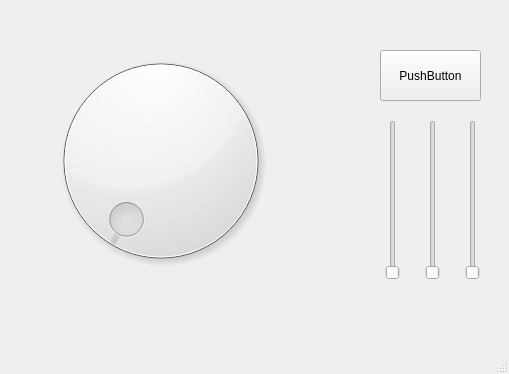
<?xml version="1.0" encoding="UTF-8"?>
<ui version="4.0">
 <class>MainWindow</class>
 <widget class="QMainWindow" name="MainWindow">
  <property name="geometry">
   <rect>
    <x>0</x>
    <y>0</y>
    <width>509</width>
    <height>374</height>
   </rect>
  </property>
  <property name="windowTitle">
   <string>MainWindow</string>
  </property>
  <widget class="QWidget" name="centralwidget">
   <widget class="QDial" name="dial">
    <property name="geometry">
     <rect>
      <x>40</x>
      <y>30</y>
      <width>241</width>
      <height>261</height>
     </rect>
    </property>
    <property name="maximum">
     <number>63</number>
    </property>
    <property name="pageStep">
     <number>1</number>
    </property>
   </widget>
   <widget class="QPushButton" name="pushButton">
    <property name="geometry">
     <rect>
      <x>380</x>
      <y>50</y>
      <width>101</width>
      <height>51</height>
     </rect>
    </property>
    <property name="text">
     <string>PushButton</string>
    </property>
   </widget>
   <widget class="QSlider" name="verticalSlider">
    <property name="geometry">
     <rect>
      <x>380</x>
      <y>120</y>
      <width>26</width>
      <height>160</height>
     </rect>
    </property>
    <property name="orientation">
     <enum>Qt::Vertical</enum>
    </property>
   </widget>
   <widget class="QSlider" name="verticalSlider_2">
    <property name="geometry">
     <rect>
      <x>420</x>
      <y>120</y>
      <width>26</width>
      <height>160</height>
     </rect>
    </property>
    <property name="orientation">
     <enum>Qt::Vertical</enum>
    </property>
   </widget>
   <widget class="QSlider" name="verticalSlider_3">
    <property name="geometry">
     <rect>
      <x>460</x>
      <y>120</y>
      <width>26</width>
      <height>160</height>
     </rect>
    </property>
    <property name="orientation">
     <enum>Qt::Vertical</enum>
    </property>
   </widget>
  </widget>
  <widget class="QMenuBar" name="menubar">
   <property name="geometry">
    <rect>
     <x>0</x>
     <y>0</y>
     <width>509</width>
     <height>28</height>
    </rect>
   </property>
  </widget>
  <widget class="QStatusBar" name="statusbar"/>
 </widget>
 <resources/>
 <connections>
  <connection>
   <sender>dial</sender>
   <signal>valueChanged(int)</signal>
   <receiver>MainWindow</receiver>
   <slot>change(int)</slot>
   <hints>
    <hint type="sourcelabel">
     <x>168</x>
     <y>156</y>
    </hint>
    <hint type="destinationlabel">
     <x>304</x>
     <y>71</y>
    </hint>
   </hints>
  </connection>
  <connection>
   <sender>pushButton</sender>
   <signal>clicked()</signal>
   <receiver>MainWindow</receiver>
   <slot>kok()</slot>
   <hints>
    <hint type="sourcelabel">
     <x>406</x>
     <y>92</y>
    </hint>
    <hint type="destinationlabel">
     <x>393</x>
     <y>30</y>
    </hint>
   </hints>
  </connection>
  <connection>
   <sender>verticalSlider</sender>
   <signal>valueChanged(int)</signal>
   <receiver>MainWindow</receiver>
   <slot>red(int)</slot>
   <hints>
    <hint type="sourcelabel">
     <x>390</x>
     <y>210</y>
    </hint>
    <hint type="destinationlabel">
     <x>346</x>
     <y>226</y>
    </hint>
   </hints>
  </connection>
  <connection>
   <sender>verticalSlider_2</sender>
   <signal>valueChanged(int)</signal>
   <receiver>MainWindow</receiver>
   <slot>green(int)</slot>
   <hints>
    <hint type="sourcelabel">
     <x>432</x>
     <y>198</y>
    </hint>
    <hint type="destinationlabel">
     <x>414</x>
     <y>189</y>
    </hint>
   </hints>
  </connection>
  <connection>
   <sender>verticalSlider_3</sender>
   <signal>valueChanged(int)</signal>
   <receiver>MainWindow</receiver>
   <slot>black(int)</slot>
   <hints>
    <hint type="sourcelabel">
     <x>475</x>
     <y>213</y>
    </hint>
    <hint type="destinationlabel">
     <x>454</x>
     <y>253</y>
    </hint>
   </hints>
  </connection>
 </connections>
 <slots>
  <slot>change(int)</slot>
  <slot>kok()</slot>
  <slot>red(int)</slot>
  <slot>green(int)</slot>
  <slot>black(int)</slot>
 </slots>
</ui>
